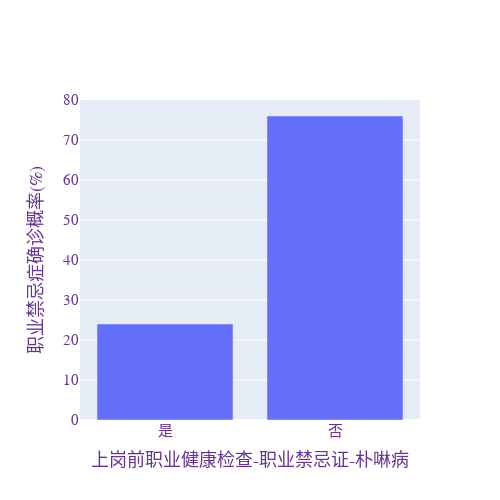

The code cell stored with this chart in its notebook:
### Code cell
import plotly.graph_objects as go
diseases_name = ["是", "否"]
proba_results = [24, 76]
fig = go.Figure()
fig.add_trace(go.Bar(x=diseases_name, y=proba_results, name="职业禁忌证确诊概率"))
fig.update_layout(width=500,
                  height=500,
                  xaxis_title="上岗前职业健康检查-职业禁忌证-朴啉病",
                  yaxis_title="职业禁忌症确诊概率(%)",
                  font=dict(family="Courier New, monospace",
                                    size=15,
                                    color="RebeccaPurple"))

### Figure 1 — Plotly figure (JSON) as saved in the notebook; plotly's stock layout.template omitted (floating-point values rounded to 4 significant figures)
{"data": [{"name": "职业禁忌证确诊概率", "type": "bar", "x": ["是", "否"], "y": [24, 76]}], "layout": {"font": {"color": "RebeccaPurple", "family": "Courier New, monospace", "size": 15}, "height": 500, "width": 500, "xaxis": {"title": {"text": "上岗前职业健康检查-职业禁忌证-朴啉病"}}, "yaxis": {"title": {"text": "职业禁忌症确诊概率(%)"}}}}
